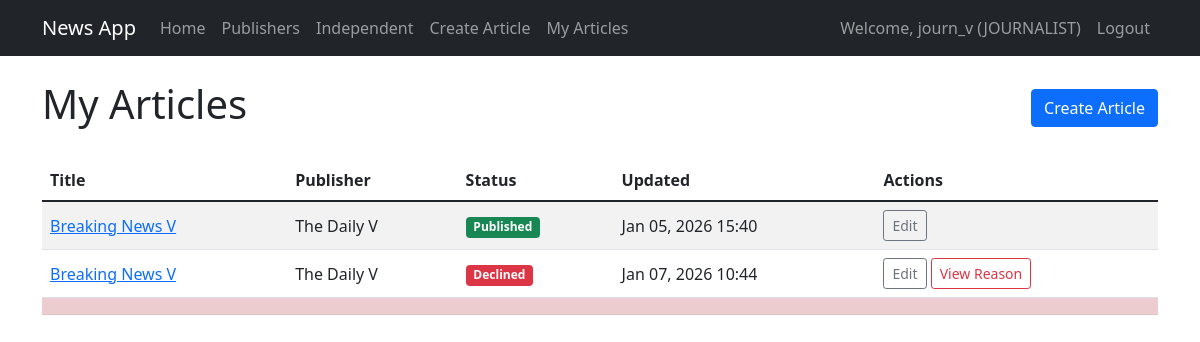
Page /articles/my-articles/ (signed in) on the committed database.
### users/models.py (models this page shows, shortened)
class User(AbstractUser):
    class Roles(models.TextChoices):
        READER = 'READER', 'Reader'
        JOURNALIST = 'JOURNALIST', 'Journalist'
        EDITOR = 'EDITOR', 'Editor'
    role = models.CharField(max_length=20, choices=Roles.choices, default=Roles.READER)
    bio = models.TextField(blank=True)
    subscriptions_to_publishers = models.ManyToManyField('publications.Publisher', blank=True, related_name='subscribers')
    subscriptions_to_journalists = models.ManyToManyField('self', blank=True, symmetrical=False, related_name='journalist_subscribers')
    def is_journalist(self):
        return self.role == self.Roles.JOURNALIST

### articles/models.py (models this page shows, shortened)
class Article(models.Model):
    title = models.CharField(max_length=200)
    content = models.TextField()
    image = models.ImageField(upload_to='articles/', blank=True, null=True)
    author = models.ForeignKey(settings.AUTH_USER_MODEL, on_delete=models.CASCADE, related_name='authored_articles')
    publisher = models.ForeignKey(Publisher, on_delete=models.SET_NULL, null=True, blank=True, related_name='articles')
    approved = models.BooleanField(default=False)
    created_at = models.DateTimeField(auto_now_add=True)
    updated_at = models.DateTimeField(auto_now=True)
    approved_by = models.ForeignKey(settings.AUTH_USER_MODEL, on_delete=models.SET_NULL, null=True, blank=True, related_name='approved_articles')
    declined_reason = models.TextField(blank=True)
    declined_by = models.ForeignKey(settings.AUTH_USER_MODEL, on_delete=models.SET_NULL, null=True, blank=True, related_name='declined_articles')
    declined_at = models.DateTimeField(null=True, blank=True)

### publications/models.py (models this page shows, shortened)
class Publisher(models.Model):
    title = models.CharField(max_length=200)
    description = models.TextField(blank=True)
    editors = models.ManyToManyField(settings.AUTH_USER_MODEL, related_name='publisher_editors', blank=True)
    journalists = models.ManyToManyField(settings.AUTH_USER_MODEL, related_name='publisher_journalists', blank=True)
    created_at = models.DateTimeField(auto_now_add=True)

### articles/web_views.py (the view)
# urls.py: path('my-articles/', web_views.my_articles, name='my_articles'),
@login_required
def my_articles(request):
    if not request.user.is_journalist():
        raise PermissionDenied("You do not have permission to view this page.")
    articles = Article.objects.filter(author=request.user).order_by('-created_at')
    return render(request, 'articles/my_articles.html', {'articles': articles, 'title': 'My Articles'})

### templates/articles/my_articles.html (shortened to what this page needs)
{% extends 'base.html' %}
{% block content %}
<div class="d-flex justify-content-between align-items-center mb-4">
    <h1>{{ title }}</h1>
    <a href="{% url 'create_article' %}" class="btn btn-primary">Create Article</a>
</div>
{% if articles %}
    <div class="table-responsive">
        <table class="table table-striped align-middle">
            <thead>
                <tr>
                    <th>Title</th>
                    <th>Publisher</th>
                    <th>Status</th>
                    <th>Updated</th>
                    <th>Actions</th>
                </tr>
            </thead>
            <tbody>
                {% for article in articles %}
                    <tr>
                        <td>
                            <a href="{% url 'article_detail' article.id %}">{{ article.title }}</a>
                        </td>
                        <td>
                            {% if article.publisher %}
                                {{ article.publisher.title }}
                            {% else %}
                                Independent
                            {% endif %}
                        </td>
                        <td>
                            {% if article.approved %}
                                <span class="badge bg-success">Published</span>
                            {% elif article.declined_reason %}
                                <span class="badge bg-danger">Declined</span>
                            {% else %}
                                <span class="badge bg-warning text-dark">Pending</span>
                            {% endif %}
                        </td>
                        <td>{{ article.updated_at|date:"M d, Y H:i" }}</td>
                        <td>
                            <a href="{% url 'edit_article' article.id %}" class="btn btn-outline-secondary btn-sm">Edit</a>
                            {% if article.declined_reason %}
                                <button class="btn btn-outline-danger btn-sm" type="button" data-bs-toggle="collapse" data-bs-target="#decline-{{ article.id }}">
                                    View Reason
                                </button>
                            {% endif %}
                        </td>
                    </tr>
                    {% if article.declined_reason %}
                        <tr class="table-danger">
                            <td colspan="5">
                            </td>
                        </tr>
                    {% endif %}
                {% endfor %}
            </tbody>
        </table>
    </div>
{% else %}
    <div class="alert alert-info">You have not authored any articles yet.</div>
{% endif %}
{% endblock %}

### templates/base.html (shortened to what this page needs)
<!DOCTYPE html>
<html lang="en">
<head>
    <link href="https://cdn.jsdelivr.net/npm/bootstrap@5.1.3/dist/css/bootstrap.min.css" rel="stylesheet">
</head>
<body>
    <nav class="navbar navbar-expand-lg navbar-dark bg-dark">
        <div class="container">
            <a class="navbar-brand" href="{% url 'home' %}">News App</a>
            <div class="collapse navbar-collapse">
                <ul class="navbar-nav me-auto">
                    <li class="nav-item">
                        <a class="nav-link" href="{% url 'home' %}">Home</a>
                    </li>
                    <li class="nav-item">
                        <a class="nav-link" href="{% url 'publisher_feed' %}">Publishers</a>
                    </li>
                    <li class="nav-item">
                        <a class="nav-link" href="{% url 'independent_feed' %}">Independent</a>
                    </li>
                    {% if user.is_authenticated %}
                        {% if user.role == 'JOURNALIST' %}
                            <li class="nav-item">
                                <a class="nav-link" href="{% url 'create_article' %}">Create Article</a>
                            </li>
                            <li class="nav-item">
                                <a class="nav-link" href="{% url 'my_articles' %}">My Articles</a>
                            </li>
                        {% endif %}
                    {% endif %}
                </ul>
                <ul class="navbar-nav ms-auto">
                    {% if user.is_authenticated %}
                        <li class="nav-item">
                            <span class="nav-link">Welcome, {{ user.username }} ({{ user.role }})</span>
                        </li>
                        <li class="nav-item">
                            <a class="nav-link" href="{% url 'logout' %}">Logout</a>
                        </li>
                    {% endif %}
                </ul>
            </div>
        </div>
    </nav>
    <div class="container mt-4">
        {% block content %}
        {% endblock %}
    </div>
</body>
</html>

### rows in the picture
User: username "journ_v", role "JOURNALIST"
Article: title "Breaking News V", publisher "The Daily V", approved "Published", updated_at "Jan 05, 2026 15:40"
Article: title "Breaking News V", publisher "The Daily V", approved "Declined", updated_at "Jan 07, 2026 10:44"

### other values in the picture
{{ title }} "My Articles"
